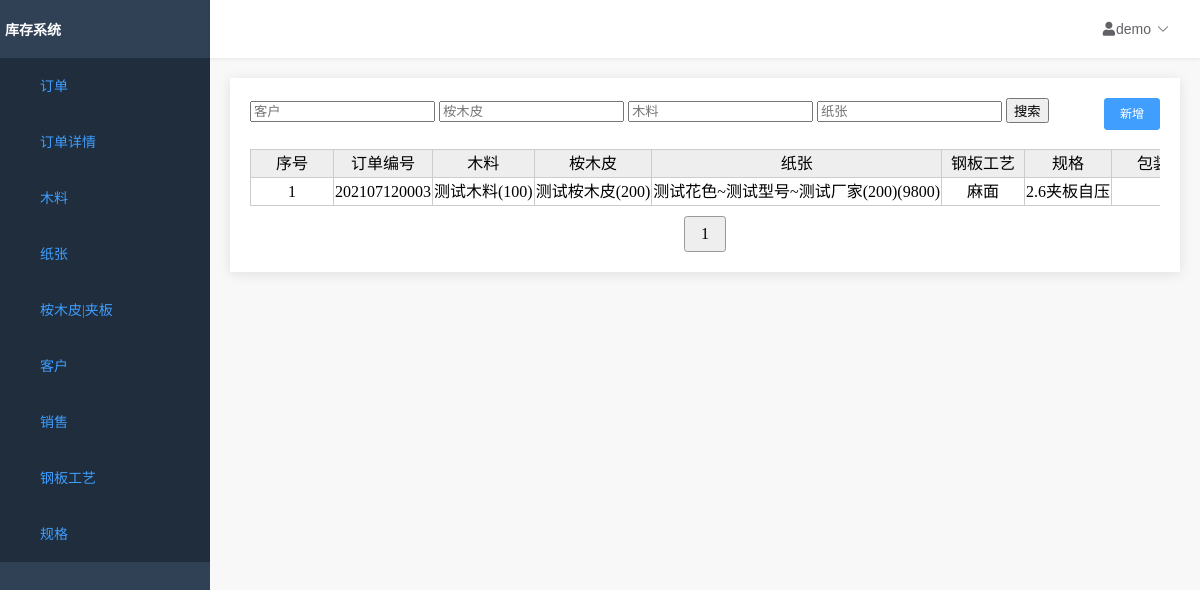
The page /home/order/list/ on the database as committed earlier.
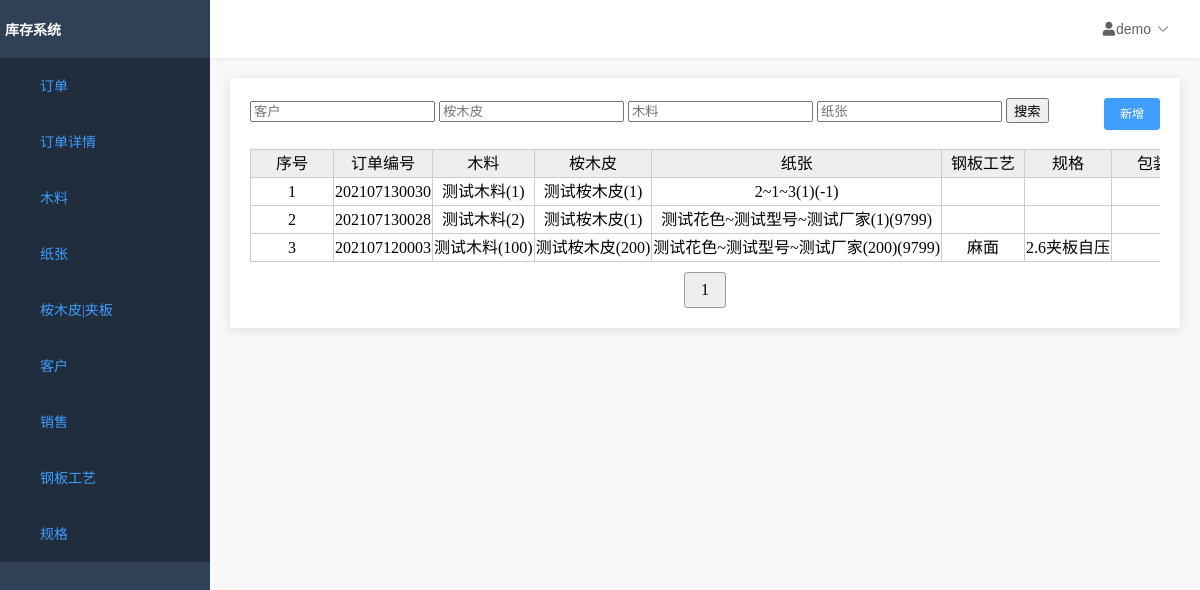
The same page on the database as committed later.
### order/models.py (models this page shows, shortened)
class OrderModel(models.Model):
    id = models.AutoField(primary_key=True, blank=True)
    head_number = models.ForeignKey(
        OrderHeadModel,
        verbose_name='订单编号',
        on_delete=models.PROTECT, null=True)
    wood = models.ForeignKey(
        WoodModel,
        verbose_name='木料',
        on_delete=models.PROTECT)
    woodCount = models.IntegerField('木料数量', default=0)
    skin = models.ForeignKey(
        SkinModel,
        verbose_name='桉木皮',
        on_delete=models.PROTECT, null=True, blank=True)
    skinCount = models.IntegerField('桉木皮数量', default=0, blank=True)
    other_skin = models.ForeignKey(
        SkinModel,
        verbose_name='桉木皮2',
        related_name='other_skin',
        on_delete=models.PROTECT, null=True, blank=True)
    other_skin_count = models.IntegerField('桉木皮数量2', default=0, blank=True)
    paper = models.ForeignKey(
        PaperModel,
        verbose_name='纸张1',
        on_delete=models.PROTECT, null=True, blank=True)
    paperCount = models.IntegerField('纸张数量', default=0, blank=True)
    other_paper = models.ForeignKey(
        PaperModel,
        verbose_name='纸张2',
        related_name='other_paper',
        on_delete=models.PROTECT, null=True, blank=True)
    other_paper_count = models.IntegerField('纸张数量', default=0, blank=True)
    technology = models.ForeignKey(
        TechnologyModel,
        verbose_name='钢板工艺',
        on_delete=models.PROTECT, null=True, blank=True)
    specifications = models.ForeignKey(
        SpecificationModel,
        verbose_name='规格',
        on_delete=models.PROTECT, null=True, blank=True)
    packaging = models.TextField('包装', max_length=64, default='', blank=True)
    thickness = models.TextField('厚度', max_length=64, default='', blank=True)
    trademark = models.TextField('商标', max_length=64, default='', blank=True)
    word = models.TextField('打字', max_length=64, default='', blank=True)
    is_grooving = models.BooleanField(
        '是否开槽', default=False, blank=False)
    is_drying = models.BooleanField(
        '是否烘干', default=False, blank=False)
    sure = models.BooleanField(
        '是否确认', default=False, blank=False)
    note = models.TextField('备注', max_length=256, default='', blank=True)
    user = models.ForeignKey(
        User,
        verbose_name='作者',
        on_delete=models.PROTECT, null=True)
    created_time = models.DateTimeField('创建时间', default=now)
    last_mod_time = models.DateTimeField('修改时间', auto_now=True)
    objects = models.Manager()

class OrderHeadModel(models.Model):
    id = models.AutoField(primary_key=True)
    order_number = models.IntegerField('订单编号', default=0)
    order_date = models.DateField('下单时间', default=now)
    delivery_date = models.DateField('交货时间', default=now)
    salesman = models.ForeignKey(
        SalesmanModel,
        verbose_name='销售员',
        on_delete=models.PROTECT, null=True)
    customer = models.ForeignKey(
        CustomerModel,
        verbose_name='厂家',
        on_delete=models.PROTECT, null=True)
    sure = models.BooleanField(
        '是否确认', default=False, blank=False, null=False)
    complete = models.BooleanField(
        '是否完成', default=False, blank=False, null=False)
    note = models.TextField('备注', max_length=256, default='')
    user = models.ForeignKey(
        User,
        verbose_name='作者',
        on_delete=models.PROTECT, null=True)
    created_time = models.DateTimeField('创建时间', default=now)
    last_mod_time = models.DateTimeField('修改时间', auto_now=True)
    objects = models.manager

### wood/models.py (models this page shows)
class WoodModel(models.Model):
    id = models.AutoField(primary_key=True)
    name = models.TextField('名称', max_length=64, unique=False, null=False)
    factory = models.TextField('厂家', max_length=64, default="")
    count = models.IntegerField('数量', default=0)
    note = models.TextField('备注', max_length=256, default='')
    enable = models.BooleanField(
        '是否使用', default=True, blank=False, null=False)
    created_time = models.DateTimeField('创建时间', default=now)
    last_mod_time = models.DateTimeField('修改时间', auto_now=True)
    objects = models.manager
    def __str__(self):
        return self.name

### skin/models.py (models this page shows)
class SkinModel(models.Model):
    id = models.AutoField(primary_key=True)
    name = models.TextField('名称', max_length=64, unique=True, null=False)
    factory = models.TextField('厂家', max_length=64, default="")
    count = models.IntegerField('数量', default=0)
    note = models.TextField('备注', max_length=256, default='')
    enable = models.BooleanField(
        '是否使用', default=True, blank=False, null=False)
    created_time = models.DateTimeField('创建时间', default=now)
    last_mod_time = models.DateTimeField('修改时间', auto_now=True)
    objects = models.manager
    def __str__(self):
        return self.name

### paper/models.py (models this page shows)
class PaperModel(models.Model):
    id = models.AutoField(primary_key=True)
    color = models.TextField('花色', max_length=64, default="")
    type = models.TextField('型号', max_length=64, default="")
    factory = models.TextField('厂家', max_length=64, default="")
    count = models.IntegerField('数量', default=0)
    note = models.TextField('备注', max_length=256, default='')
    enable = models.BooleanField(
        '是否使用', default=True, blank=False, null=False)
    created_time = models.DateTimeField('创建时间', default=now)
    last_mod_time = models.DateTimeField('修改时间', auto_now=True)
    objects = PaperManager()
    def __str__(self):
        return '%s~%s~%s' % (self.color, self.type, self.factory)

### process/models.py (models this page shows, shortened)
class TechnologyModel(models.Model):
    id = models.AutoField(primary_key=True)
    name = models.TextField('名称', max_length=64, unique=False, null=False)
    note = models.TextField('备注', max_length=256, default='')
    enable = models.BooleanField(
        '是否使用', default=True, blank=False, null=False)
    created_time = models.DateTimeField('创建时间', default=now)
    last_mod_time = models.DateTimeField('修改时间', auto_now=True)
    objects = models.manager

class SpecificationModel(models.Model):
    id = models.AutoField(primary_key=True)
    name = models.TextField('名称', max_length=64, null=False)
    note = models.TextField('备注', max_length=256, default='')
    enable = models.BooleanField(
        '是否使用', default=True, blank=False, null=False)
    created_time = models.DateTimeField('创建时间', default=now)
    last_mod_time = models.DateTimeField('修改时间', auto_now=True)
    objects = models.manager

### order/views.py (the view)
# urls.py: path('list/', views.OrderListView.as_view(), name='order_list'),
class OrderListView(ListView):
    paginate_by = 12
    model = OrderModel
    template_name = 'orderlist.html'
    context_object_name = 'object_list'
    def get_queryset(self):
        q = Q()
        papers = self.request.GET.get('paper')
        if papers:
            id_list = PaperModel.objects.query_str(papers)
            q.add(Q(paper__in=id_list), Q.OR)
            q.add(Q(other_paper__in=id_list), Q.OR)
        return OrderModel.objects.filter(q).order_by('-id')
    def get_context_data(self, **kwargs):
        context = super(OrderListView, self).get_context_data(**kwargs)
        return context

### InventorySystem/context_processor.py (called while the page is built)
def nav_list(request):
    func_list = []
    func_list.append(('订单', '/home/order/head/list'))
    func_list.append(('订单详情', '/home/order/list'))
    func_list.append(('木料', '/home/wood/list'))
    func_list.append(('纸张', '/home/paper/list'))
    func_list.append(('桉木皮|夹板', '/home/skin/list'))
    func_list.append(('客户', '/home/customer/list'))
    func_list.append(['销售', '/home/salesman/list'])
    func_list.append(('钢板工艺', '/home/process/technology/list'))
    func_list.append(('规格', '/home/process/specification/list'))
    return locals()

### templates/orderlist.html (shortened to what this page needs)
{% extends 'table.html' %}
{% block table %}
<div>
    <div class="top_tool_bar">
        <form method="get">
            <input type="text" name="customer" placeholder="客户">
            <input type="text" name="skin" placeholder="桉木皮">
            <input type="text" name="wood" placeholder="木料">
            <input type="text" name="paper" placeholder="纸张">
            <button type="submit">
                <span>搜索</span>
            </button>
        </form>
        <div class="right_buttons">
            <a href="/home/order/add">
                <button type="button">
                    <span>新增</span>
                </button>
            </a>
        </div>
    </div>
    <div class="results" style="overflow:scroll;">
        <table id="result_list">
            <tr>
                <th scope="col" class="sortable column-id">序号</th>
                <th scope="col" class="sortable column-id">订单编号</th>
                <th scope="col" class="sortable column-name">木料</th>
                <th scope="col" class="sortable column-name">桉木皮</th>
                <th scope="col" class="sortable column-name">纸张</th>
                <th scope="col" class="sortable column-name">钢板工艺</th>
                <th scope="col" class="sortable column-name">规格</th>
                <th scope="col" class="sortable column-name">包装</th>
            </tr>
            {% for form in object_list %}
            <tr>
                <td>{{ forloop.counter }}</td>
                <td>{{ form.head_number.order_number }}</td>
                <td>{{ form.wood }}({{ form.woodCount }})</td>
                <td>
                    {% if form.skin %}
                        {{ form.skin }}({{ form.skinCount }})
                    {% endif %}
                </td>
                <td>
                    {% if form.paper %}
                        {{ form.paper }}({{ form.paperCount }})({{ form.paper.count }})
                    {% endif %}
                </td>
                <td>{{form.technology.name}}</td>
                <td>{{form.specifications.name}}</td>
                <td>{{form.packaging}}</td>
            </tr>
            {% endfor %}
        </table>
    </div>
</div>
{% endblock %}

Rows that differ between the two databases and show on the page:
added OrderModel: head_number.order_number "202107130030", wood "测试木料", woodCount "1", skin "测试桉木皮", skinCount "1", paper "2~1~3", paperCount "1", paper.count "-1"
added OrderModel: head_number.order_number "202107130028", wood "测试木料", woodCount "2", skin "测试桉木皮", skinCount "1", paper "测试花色~测试型号~测试厂家", paperCount "1", paper.count "9799"
changed through a linked row, OrderModel "麻面": paper.count "9800" → "9799"
